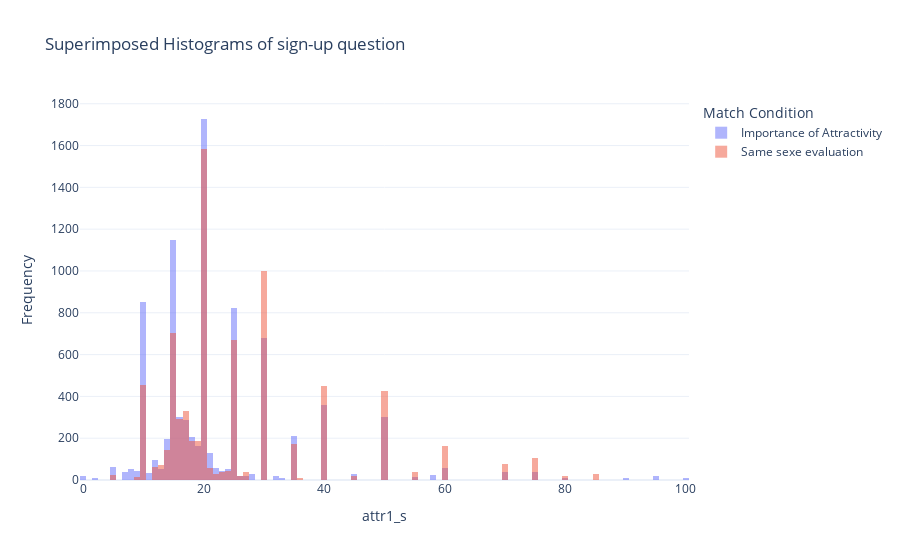

The code cell stored with this chart in its notebook:
### Code cell
#évaluation de l'attractivité lors du sign-up 
print(df["attr1_1"].mean())

fig = go.Figure()

# Add histogram for match == 0
fig.add_trace(go.Histogram(x=df["attr1_1"], name='Importance of Attractivity', opacity=0.5))

# Add histogram for match == 1
fig.add_trace(go.Histogram(x=df["attr1_2"], name='Same sexe evaluation', opacity=0.5))

# Update layout
fig.update_layout(
    barmode='overlay',
    title='Superimposed Histograms of sign-up question ',
    xaxis_title='attr1_s',
    yaxis_title='Frequency',
    legend_title='Match Condition',
    template='plotly_white'
)

# Show the figure
fig.show()

### Figure 1 — Plotly figure (JSON) as saved in the notebook; plotly's stock layout.template omitted (floating-point values rounded to 4 significant figures; data arrays with more than 128 entries replaced by an {"elided": "..."} marker saying what was removed)
{"data": [{"name": "Importance of Attractivity", "opacity": 0.5, "type": "histogram", "x": {"elided": "8378 float values"}}, {"name": "Same sexe evaluation", "opacity": 0.5, "type": "histogram", "x": {"elided": "8378 float values"}}], "layout": {"barmode": "overlay", "legend": {"title": {"text": "Match Condition"}}, "title": {"text": "Superimposed Histograms of sign-up question "}, "xaxis": {"title": {"text": "attr1_s"}}, "yaxis": {"title": {"text": "Frequency"}}}}
